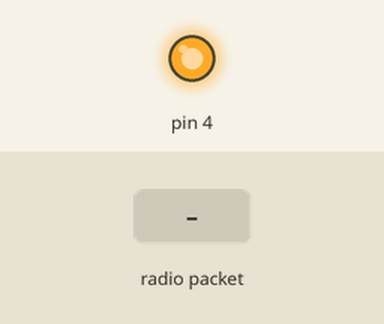
Simulated run of this sketch. Board: Arduino Uno, built with avr-gcc and run on an emulated ATmega328P. On the bench: output pins drawn as LEDs (lit = HIGH). Inputs (shaded band) come from the test bench. No radio packets arrive unless stated.

Above: at 1.2 s.
1.3 s: radio packet "0" arrives
At 2.1 s:
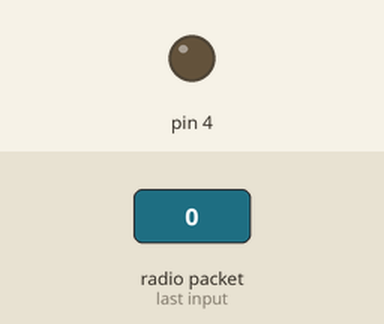
2.8 s: radio packet "1" arrives
At 3.2 s:
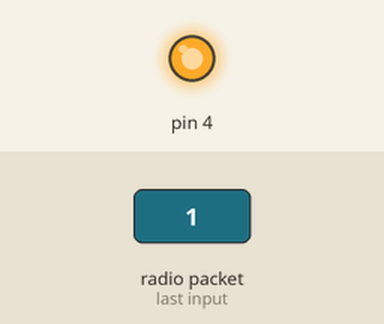
Timing chart, 0 to 5.8 s (numbered marks = the images above; inputs shaded):
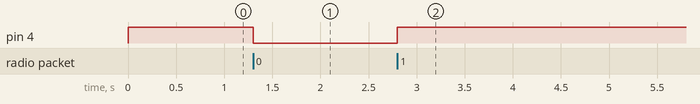

Measured:
- after the input at 1.3 s, pin 4: HIGH → LOW at once
- after the input at 2.8 s, pin 4: LOW → HIGH at once

The sketch:

wireless_reciver.ino
```cpp
//reciver
#include <VirtualWire.h>

void setup()
{
  pinMode(4,OUTPUT);
  digitalWrite(4,HIGH);

  vw_setup(2000);
  vw_set_rx_pin(3);
  vw_rx_start();
}

void loop()
{
  uint8_t buflen = VW_MAX_MESSAGE_LEN;
  uint8_t buf[buflen];

   if(vw_get_message(buf, &buflen))
   {
     for(int i = 0; i < buflen; i++)
     {
       if(buf[i] == '1')
       {
         digitalWrite(4,HIGH);
       }
       else if(buf[i] == '0')
       {
         digitalWrite(4,LOW);
       }
     }
   }
}
```
